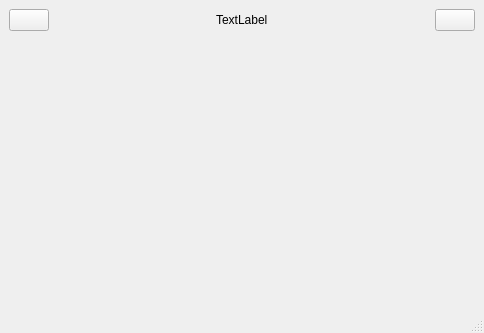
<?xml version="1.0" encoding="UTF-8"?>
<ui version="4.0">
 <class>MainWindow</class>
 <widget class="QMainWindow" name="MainWindow">
  <property name="geometry">
   <rect>
    <x>0</x>
    <y>0</y>
    <width>484</width>
    <height>333</height>
   </rect>
  </property>
  <property name="windowTitle">
   <string>MainWindow</string>
  </property>
  <widget class="QWidget" name="centralwidget">
   <layout class="QVBoxLayout" name="verticalLayout">
    <item>
     <layout class="QHBoxLayout" name="horizontalLayout">
      <item>
       <widget class="QPushButton" name="btback">
        <property name="minimumSize">
         <size>
          <width>20</width>
          <height>20</height>
         </size>
        </property>
        <property name="styleSheet">
         <string notr="true"/>
        </property>
        <property name="text">
         <string/>
        </property>
        <property name="icon">
         <iconset resource="img.qrc">
          <normaloff>:/img/back.png</normaloff>:/img/back.png</iconset>
        </property>
       </widget>
      </item>
      <item>
       <spacer name="horizontalSpacer">
        <property name="orientation">
         <enum>Qt::Horizontal</enum>
        </property>
        <property name="sizeHint" stdset="0">
         <size>
          <width>40</width>
          <height>20</height>
         </size>
        </property>
       </spacer>
      </item>
      <item>
       <widget class="QLabel" name="labeltitle">
        <property name="text">
         <string>TextLabel</string>
        </property>
       </widget>
      </item>
      <item>
       <spacer name="horizontalSpacer_2">
        <property name="orientation">
         <enum>Qt::Horizontal</enum>
        </property>
        <property name="sizeHint" stdset="0">
         <size>
          <width>40</width>
          <height>20</height>
         </size>
        </property>
       </spacer>
      </item>
      <item>
       <widget class="QPushButton" name="btlogout">
        <property name="minimumSize">
         <size>
          <width>20</width>
          <height>20</height>
         </size>
        </property>
        <property name="styleSheet">
         <string notr="true"/>
        </property>
        <property name="text">
         <string/>
        </property>
        <property name="icon">
         <iconset resource="img.qrc">
          <normaloff>:/img/Logout.png</normaloff>:/img/Logout.png</iconset>
        </property>
       </widget>
      </item>
     </layout>
    </item>
    <item>
     <widget class="QStackedWidget" name="stackedWidget"/>
    </item>
   </layout>
  </widget>
  <widget class="QMenuBar" name="menubar">
   <property name="geometry">
    <rect>
     <x>0</x>
     <y>0</y>
     <width>484</width>
     <height>18</height>
    </rect>
   </property>
  </widget>
  <widget class="QStatusBar" name="statusbar"/>
 </widget>
 <resources>
  <include location="img.qrc"/>
 </resources>
 <connections/>
</ui>
